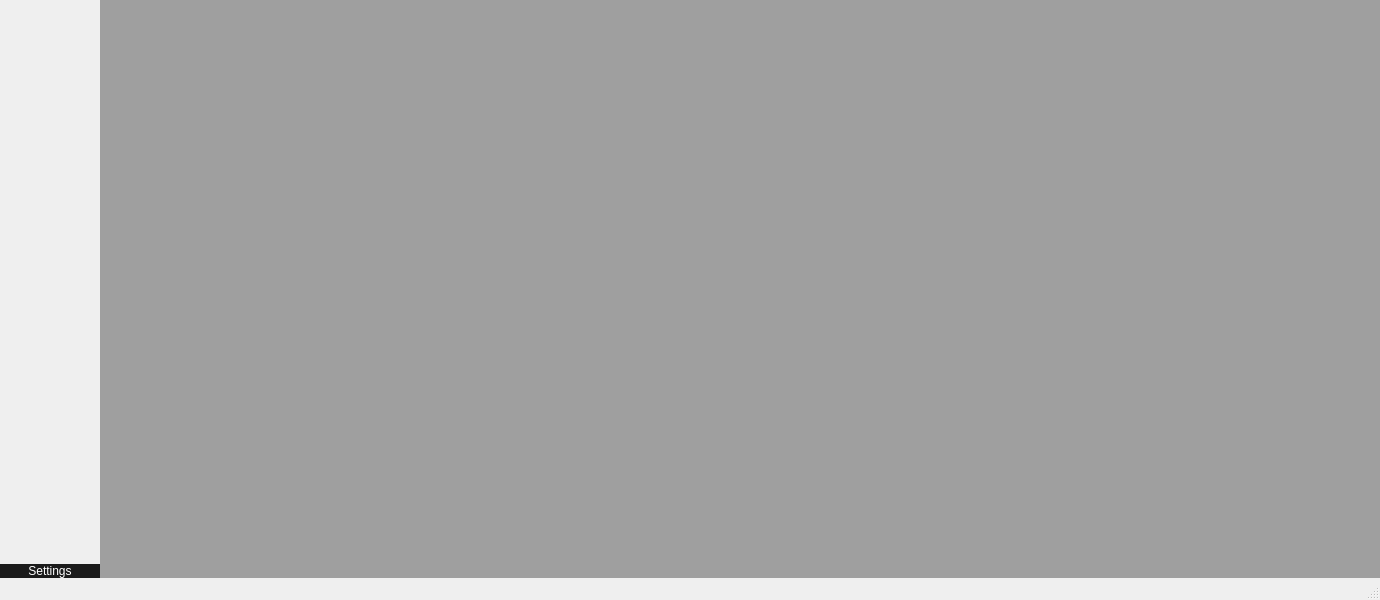
<?xml version="1.0" encoding="UTF-8"?>
<ui version="4.0">
 <class>MainWindow</class>
 <widget class="QMainWindow" name="MainWindow">
  <property name="geometry">
   <rect>
    <x>0</x>
    <y>0</y>
    <width>1380</width>
    <height>600</height>
   </rect>
  </property>
  <property name="windowTitle">
   <string>MainWindow</string>
  </property>
  <widget class="QWidget" name="centralwidget">
   <layout class="QHBoxLayout" name="horizontalLayout">
    <property name="spacing">
     <number>0</number>
    </property>
    <property name="leftMargin">
     <number>0</number>
    </property>
    <property name="topMargin">
     <number>0</number>
    </property>
    <property name="rightMargin">
     <number>0</number>
    </property>
    <property name="bottomMargin">
     <number>0</number>
    </property>
    <item>
     <widget class="QWidget" name="widget_navbar" native="true">
      <property name="sizePolicy">
       <sizepolicy hsizetype="Maximum" vsizetype="Preferred">
        <horstretch>0</horstretch>
        <verstretch>0</verstretch>
       </sizepolicy>
      </property>
      <property name="minimumSize">
       <size>
        <width>100</width>
        <height>0</height>
       </size>
      </property>
      <property name="maximumSize">
       <size>
        <width>200</width>
        <height>16777215</height>
       </size>
      </property>
      <property name="styleSheet">
       <string notr="true">QPushButton {
    border: none;
    border-radius: 0px;
    
    background-color: rgb(27, 27, 27);
    color: white;
    
	padding: 0px;
}

QPushButton:hover {
    background-color: rgb(64, 64, 64);
}</string>
      </property>
      <layout class="QVBoxLayout" name="verticalLayout">
       <property name="leftMargin">
        <number>0</number>
       </property>
       <property name="topMargin">
        <number>0</number>
       </property>
       <property name="rightMargin">
        <number>0</number>
       </property>
       <property name="bottomMargin">
        <number>0</number>
       </property>
       <item>
        <widget class="QWidget" name="widget_navbuttons" native="true">
         <property name="sizePolicy">
          <sizepolicy hsizetype="Preferred" vsizetype="Preferred">
           <horstretch>0</horstretch>
           <verstretch>0</verstretch>
          </sizepolicy>
         </property>
         <property name="styleSheet">
          <string notr="true"/>
         </property>
         <layout class="QVBoxLayout" name="verticalLayout_2">
          <property name="spacing">
           <number>0</number>
          </property>
          <property name="leftMargin">
           <number>0</number>
          </property>
          <property name="topMargin">
           <number>0</number>
          </property>
          <property name="rightMargin">
           <number>0</number>
          </property>
          <property name="bottomMargin">
           <number>0</number>
          </property>
         </layout>
        </widget>
       </item>
       <item>
        <spacer name="verticalSpacer">
         <property name="orientation">
          <enum>Qt::Orientation::Vertical</enum>
         </property>
         <property name="sizeHint" stdset="0">
          <size>
           <width>20</width>
           <height>540</height>
          </size>
         </property>
        </spacer>
       </item>
       <item>
        <widget class="QPushButton" name="pushButton_settings">
         <property name="text">
          <string>Settings</string>
         </property>
        </widget>
       </item>
      </layout>
     </widget>
    </item>
    <item>
     <widget class="QWidget" name="widget_content" native="true">
      <property name="sizePolicy">
       <sizepolicy hsizetype="Minimum" vsizetype="Preferred">
        <horstretch>0</horstretch>
        <verstretch>0</verstretch>
       </sizepolicy>
      </property>
      <layout class="QVBoxLayout" name="verticalLayout_3">
       <property name="leftMargin">
        <number>0</number>
       </property>
       <property name="topMargin">
        <number>0</number>
       </property>
       <property name="rightMargin">
        <number>0</number>
       </property>
       <property name="bottomMargin">
        <number>0</number>
       </property>
       <item>
        <widget class="QMdiArea" name="mdiArea_mainview"/>
       </item>
      </layout>
     </widget>
    </item>
   </layout>
  </widget>
  <widget class="QMenuBar" name="menubar">
   <property name="geometry">
    <rect>
     <x>0</x>
     <y>0</y>
     <width>1380</width>
     <height>25</height>
    </rect>
   </property>
  </widget>
  <widget class="QStatusBar" name="statusbar"/>
 </widget>
 <resources/>
 <connections/>
</ui>
